Frame 1 (no input): blank canvas, image omitted
Frame 60 (the mouse pressed at the canvas centre just before this capture): blank canvas, image omitted
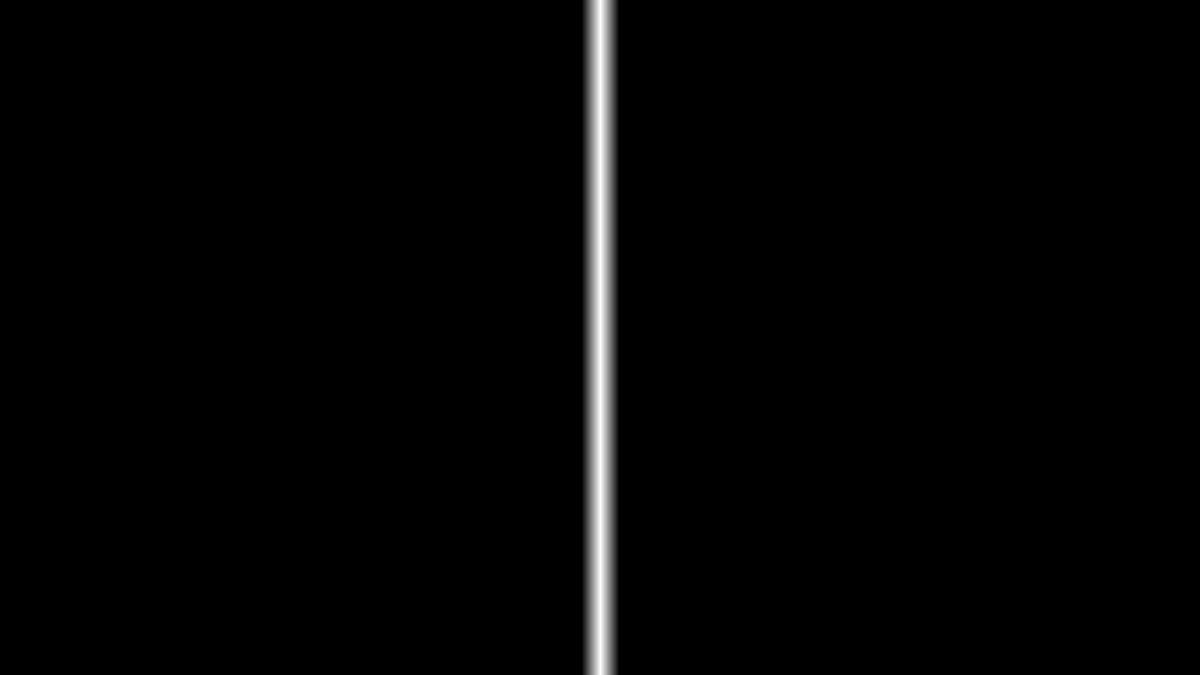
Frame 120 (the mouse held since frame 60 and released just before this capture)

The Processing sketch whose frames 1 and 60 were blank and that drew this single picture after the mouse press (run headless with seeded random() and noise(); from frame 60 on, the mouse is pressed at the canvas centre):

// Processing sketch: featheredSingleLine
// ── featheredSingleLine.pde
//Lines[] line = new Lines[50];
float posX;
float posY;
color whi;
color b;
float w=0;
float speed=0.5;
int x=0, y=0;

void setup()
{
  size(1280, 720);
  whi = color(255, 255, 255);
  b = color(0, 0, 0);

}

void draw()
{
  translate(width/2, height/2);
  rectMode(CENTER);
  background(0);
  noFill();
  if (w>=25)
  {
    speed*=-1;
  }else if(w<0)
  {
    speed*=-1;
  }
  if (mousePressed==true)
  {
    w +=speed;
  }
  for (int i = x; i <= x+w; i++) {
      float inter = map(i, x, x+w, 0, 1);
      //float inter2 = map(i,x,x-w,0,1);
      color c = lerpColor(whi, b, inter);
      //color c2 = lerpColor(whi,b,inter2);
      stroke(c);
      line(i, y-height, i, y+height);
      //stroke(c2);
      line(-i, y-height, -i, y+height);
      //line(i+width/2, y, i, y+h);
    }
}

// ── Lines.pde
class Lines
{
  int x;
  int y;
  public Lines(int x, int y)
  {
    this.x=x;
    this.y=y;
  }
  void update(float vel, float wid)
  {
    if (wid>=25)
    {
      vel*=-1;
    } else if (wid<0)
    {
      wid=0;
    }
    wid +=vel;
  }
  void display(int x1, int y1)
  {
    x=x1;
    y=y1;
    for (int i = x; i <= x+w; i++) {
      float inter = map(i, x, x+w, 0, 1);
      //float inter2 = map(i,x,x-w,0,1);
      color c = lerpColor(whi, b, inter);
      //color c2 = lerpColor(whi,b,inter2);
      stroke(c);
      line(i, y-height, i, y+height);
      //stroke(c2);
      line(-i, y-height, -i, y+height);
      //line(i+width/2, y, i, y+h);
    }
  }
}
